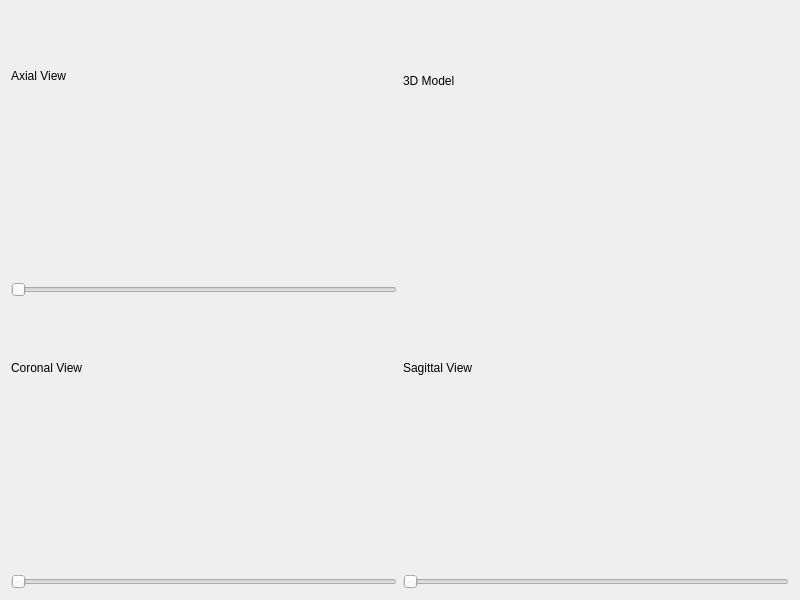
<?xml version="1.0" encoding="UTF-8"?>
<ui version="4.0">
 <class>CTViewer</class>
 <widget class="QWidget" name="CTViewer">
  <property name="geometry">
   <rect>
    <x>0</x>
    <y>0</y>
    <width>800</width>
    <height>600</height>
   </rect>
  </property>
  <property name="windowTitle">
   <string>CT Viewer</string>
  </property>

  <!-- Grid Layout for the axial, coronal, sagittal, and 3D view -->
  <layout class="QGridLayout" name="gridLayout">
   <!-- Axial View -->
   <item row="0" column="0">
    <layout class="QVBoxLayout" name="axialLayout">
     <item>
      <widget class="QLabel" name="axialLabel">
       <property name="text">
        <string>Axial View</string>
       </property>
      </widget>
     </item>
     <item>
      <widget class="QWidget" name="vtkWidget_axial"/> <!-- Placeholder -->
     </item>
     <item>
      <widget class="QSlider" name="slider_axial">
       <property name="orientation">
        <enum>Qt::Horizontal</enum>
       </property>
      </widget>
     </item>
    </layout>
   </item>

   <!-- Coronal View -->
   <item row="1" column="0">
    <layout class="QVBoxLayout" name="coronalLayout">
     <item>
      <widget class="QLabel" name="coronalLabel">
       <property name="text">
        <string>Coronal View</string>
       </property>
      </widget>
     </item>
     <item>
      <widget class="QWidget" name="vtkWidget_coronal"/> <!-- Placeholder -->
     </item>
     <item>
      <widget class="QSlider" name="slider_coronal">
       <property name="orientation">
        <enum>Qt::Horizontal</enum>
       </property>
      </widget>
     </item>
    </layout>
   </item>

   <!-- Sagittal View -->
   <item row="1" column="1">
    <layout class="QVBoxLayout" name="sagittalLayout">
     <item>
      <widget class="QLabel" name="sagittalLabel">
       <property name="text">
        <string>Sagittal View</string>
       </property>
      </widget>
     </item>
     <item>
      <widget class="QWidget" name="vtkWidget_sagittal"/> <!-- Placeholder -->
     </item>
     <item>
      <widget class="QSlider" name="slider_sagittal">
       <property name="orientation">
        <enum>Qt::Horizontal</enum>
       </property>
      </widget>
     </item>
    </layout>
   </item>

   <!-- 3D Model -->
   <item row="0" column="1">
    <layout class="QVBoxLayout" name="modelLayout">
     <item>
      <widget class="QLabel" name="modelLabel">
       <property name="text">
        <string>3D Model</string>
       </property>
      </widget>
     </item>
     <item>
      <widget class="QWidget" name="model_vtkWidget"/> <!-- Placeholder -->
     </item>
    </layout>
   </item>
  </layout>
 </widget>
 <resources/>
 <connections/>
</ui>
